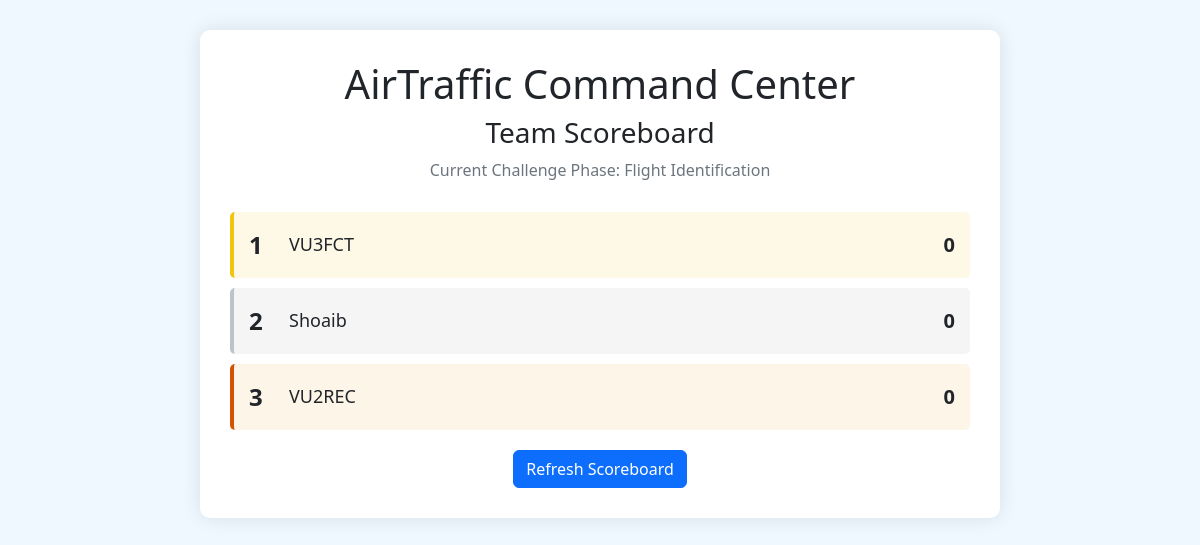
/scoreboard, run on an earlier commit of the app's database.
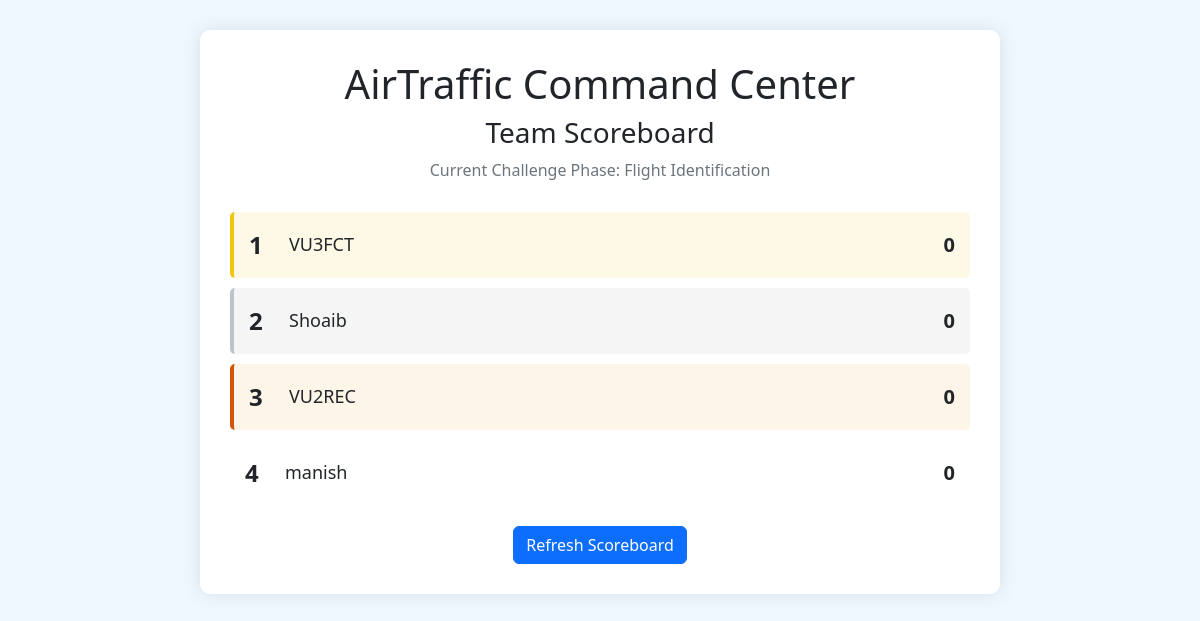
And on a later commit of the database.
### tables this page shows
CREATE TABLE teams (
            id INTEGER PRIMARY KEY AUTOINCREMENT,
            name TEXT UNIQUE NOT NULL,
            score INTEGER DEFAULT 0,
            created_at TIMESTAMP DEFAULT CURRENT_TIMESTAMP
        );

### server.py (the view)
@app.route('/scoreboard')
def scoreboard():
    teams = db.get_all_teams()
    current_challenge = challenge_manager.get_current_challenge()
    return render_template('scoreboard.html', teams=teams, current_challenge=current_challenge)

### challenge_manager.py (called while the page is built)
    def get_current_challenge(self):
        self._check_phase_transition()
        challenges = self.db.get_challenges_for_phase(self.current_phase)
        time_info = self._get_phase_time_info()
        return {
            "phase": self.current_phase,
            "phase_name": self._get_phase_name(self.current_phase),
            "challenges": challenges,
            "time_remaining": time_info["time_remaining_str"],
            "progress_percent": time_info["progress_percent"]
        }

    def _check_phase_transition(self):
        current_time = datetime.now()
        phase_duration = self.phase_durations.get(self.current_phase, timedelta(minutes=45))
        if current_time - self.phase_start_time > phase_duration:
            self.current_phase += 1
            if self.current_phase > 5:  # Reset to phase 1 if we've gone through all phases
                self.current_phase = 1
            self.phase_start_time = current_time
            print(f"Advancing to Phase {self.current_phase}: {self._get_phase_name(self.current_phase)}")

    def _get_phase_time_info(self):
        current_time = datetime.now()
        phase_duration = self.phase_durations.get(self.current_phase, timedelta(minutes=45))
        elapsed = current_time - self.phase_start_time
        remaining = phase_duration - elapsed
        if phase_duration.total_seconds() > 0:
            progress_percent = min(100, (elapsed.total_seconds() / phase_duration.total_seconds()) * 100)
        else:
            progress_percent = 100
        minutes, seconds = divmod(int(remaining.total_seconds()), 60)
        time_remaining_str = f"{minutes:02d}:{seconds:02d}"
        return {
            "elapsed": elapsed,
            "remaining": remaining,
            "time_remaining_str": time_remaining_str,
            "progress_percent": progress_percent
        }

    def _get_phase_name(self, phase):
        phase_names = {
            0: "Introduction & Setup",
            1: "Flight Identification",
            2: "Flight Pattern Analysis",
            3: "Emergency Response",
            4: "Air Traffic Control",
            5: "Final Presentations"
        }
        return phase_names.get(phase, f"Phase {phase}")

### templates/scoreboard.html (shortened to what this page needs)
<!DOCTYPE html>
<html lang="en">
<head>
    <link href="https://cdn.jsdelivr.net/npm/bootstrap@5.2.3/dist/css/bootstrap.min.css" rel="stylesheet">
</head>
<body>
    <div class="container">
        <div class="scoreboard-container">
            <div class="header">
                <h1>AirTraffic Command Center</h1>
                <h3>Team Scoreboard</h3>
                <p class="text-muted">Current Challenge Phase: {{ current_challenge.phase_name }}</p>
            </div>
            <div class="scoreboard">
                {% for team in teams %}
                <div class="team-row {% if loop.index == 1 %}first-place{% elif loop.index == 2 %}second-place{% elif loop.index == 3 %}third-place{% endif %}">
                    <div class="team-rank">{{ loop.index }}</div>
                    <div class="team-name">{{ team.name }}</div>
                    <div class="team-score">{{ team.score }}</div>
                </div>
                {% endfor %}
            </div>
            <button class="btn btn-primary refresh-button" onclick="location.reload()">Refresh Scoreboard</button>
        </div>
    </div>
</body>
</html>

### templates/scoreboard.html (style rules this page uses)
body { background-color: #f0f8ff; font-family: 'Segoe UI', Tahoma, Geneva, Verdana, sans-serif; padding: 30px; }
.scoreboard-container { max-width: 800px; margin: 0 auto; background-color: white; border-radius: 10px; box-shadow: 0 0 20px rgba(0, 0, 0, 0.1); padding: 30px; }
.header { text-align: center; margin-bottom: 30px; }
.team-row { padding: 15px; border-radius: 5px; margin-bottom: 10px; display: flex; align-items: center; }
.team-rank { font-size: 24px; font-weight: bold; width: 40px; }
.team-name { flex-grow: 1; font-size: 18px; }
.team-score { font-size: 20px; font-weight: bold; width: 100px; text-align: right; }
.first-place { background-color: #fef9e7; border-left: 4px solid #f1c40f; }
.second-place { background-color: #f5f5f5; border-left: 4px solid #bdc3c7; }
.third-place { background-color: #fef5e9; border-left: 4px solid #d35400; }
.refresh-button { display: block; margin: 20px auto 0; }

What changed in the data, as far as the page shows it:
added teams: name "manish", score "0"
